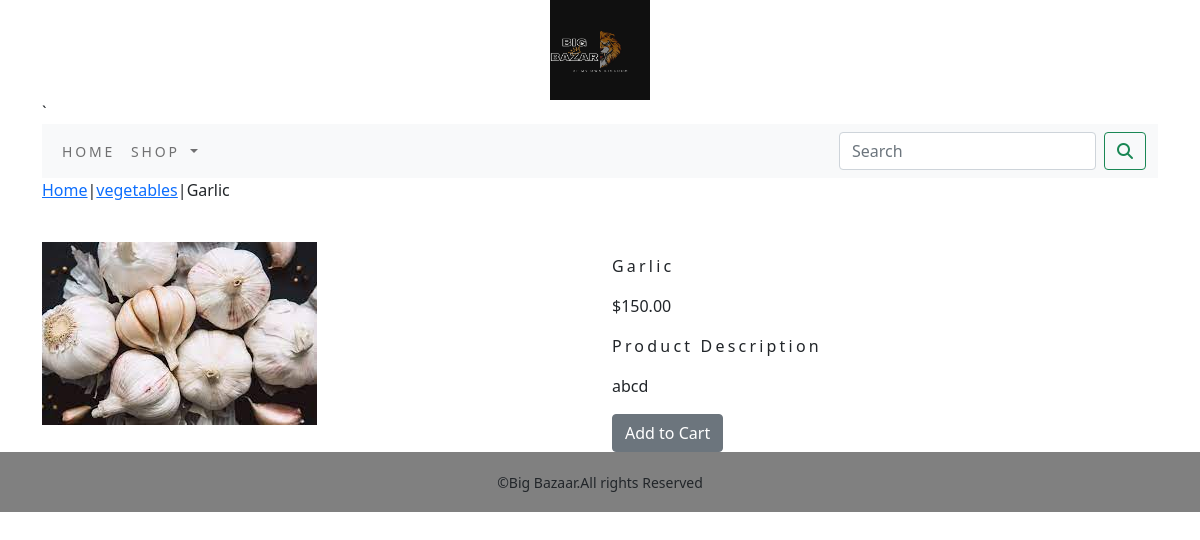
The page /shop/vegetables/garlic/ on the database its author committed.
### shop/models.py (models this page shows, shortened)
class Product(models.Model):
    name=models.CharField(max_length=250,unique=True)
    slug=models.SlugField(max_length=250,unique=True)
    description=models.TextField(blank=True)
    price=models.DecimalField(max_digits=10,decimal_places=2)
    category=models.ForeignKey(Category,on_delete=models.CASCADE)
    image=models.ImageField(upload_to='product',blank=True)
    stock=models.IntegerField()
    available=models.BooleanField(default=True)
    created=models.DateTimeField(auto_now_add=True)
    updated=models.DateTimeField(auto_now=True)
    class Meta:
        ordering=('name',)
        verbose_name='product'
        verbose_name_plural='products'

class Category(models.Model):
    name=models.CharField(max_length=250,unique=True)
    slug=models.SlugField(max_length=250,unique=True)
    description=models.TextField(blank=True)
    image=models.ImageField(upload_to='category',blank= True)
    class Meta:
        ordering=('name',)
        verbose_name='category'
        verbose_name_plural='categories'
    def get_url(self):
        return reverse('shop:products_by_category',args=[self.slug])
    def __str__(self):
        return '{}'.format(self.name)

### shop/views.py (the view)
# urls.py: path('<slug:c_slug>/<slug:product_slug>/',views.proDetail,name='prodCatDetail'),
def proDetail(request,c_slug,product_slug):
    try:
        product=Product.objects.get(category__slug=c_slug,slug=product_slug)
    except Exception as e:
        raise e
    return render(request,'product.html',{'product':product})

### cart/context_processors.py (called while the page is built)
def counter(request):
    item_count=0
    if 'admin' in request.path:
        return {}
    else:
        try:
            cart=Cart.objects.filter(cart_id=_cart_id(request))
            car_items=CartItem.objects.all().filter(cart=cart[:1])
            for cart_item in car_items:
                item_count += cart_item.quantity
        except Cart.DoesNotExist:
            item_count=0
    return dict(item_count=item_count)

### cart/views.py (called while the page is built)
def _cart_id(request):
    cart=request.session.session_key
    if not cart:
        cart=request.session.create()
    return cart

### shop/context_processors.py (called while the page is built)
def menu_links(request):
    links=Category.objects.all()
    return dict(links=links)

### templates/product.html (shortened to what this page needs)
{% extends 'base.html' %}
{% load static %}
{% block content %}
<div class="row my-prod_row_class">
  <div class="mx_auto">
    <p> <a href="{% url 'shop:allProdCat' %}"> Home</a>|<a href="{{product.category.get_url}}">{{product.category}}</a>|{{product.name}}</p>
  </div>
  <div class="container">
<br>
<div class="row">
  <div class="col-12 col-sm-12 col-md-12 col-lg-6 text=center">
    <div style="min-width:18rem">
      <img src="{{product.image.url}}" alt="{{product.name}}">
    </div>
  </div>
    <div class="col-12 col-sm-12 col-md-12 col-lg-6">
      <div>
      <h1 class="my_prod_title">{{product.name}}</h1>
      <p>${{product.price}}</p>
      <p class="my_title"> Product Description </p>
      <p class="text-justify my_prod_text">{{product.description}}</p>
      {% if product.stock <= 0 %}}
       <p class="text-justify my_prod_text"><b> Out of stock</b></p>
       {% else %}
       <a class="btn btn-secondary" href="{% url 'cart:add_cart' product.id %}"> Add to Cart</a>
      {% endif %}
    </div>
  </div>
</div>
</div>
</div>
{% endblock %}

### static/css/custom.css (style rules this page uses)
body { font-family: 'Roboto Condensed', sans-serif; }
.my_title { font-size :16px; text_transforms :uppercase; letter-spacing :.2em; }
.my_prod_title { font-size :16px; text_transform :uppercase; letter-spacing :.2em; padding-top :15px; padding-bottom :10px; }
.my_prod_text { padding-right=20px }

### rows shown on the page
Product: category "vegetables", name "Garlic", image (picture), price "150.00", description "abcd"
